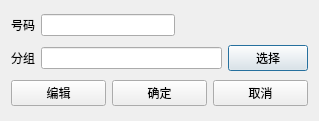
<?xml version="1.0" encoding="UTF-8"?>
<ui version="4.0">
 <class>TelephoneInfoDialog</class>
 <widget class="QDialog" name="TelephoneInfoDialog">
  <property name="geometry">
   <rect>
    <x>0</x>
    <y>0</y>
    <width>319</width>
    <height>121</height>
   </rect>
  </property>
  <property name="windowTitle">
   <string>电话详情</string>
  </property>
  <layout class="QHBoxLayout" name="horizontalLayout_4">
   <item>
    <layout class="QVBoxLayout" name="verticalLayout">
     <item>
      <layout class="QHBoxLayout" name="horizontalLayout">
       <item>
        <widget class="QLabel" name="label">
         <property name="text">
          <string>号码</string>
         </property>
        </widget>
       </item>
       <item>
        <widget class="QLineEdit" name="telLineEdit"/>
       </item>
       <item>
        <spacer name="horizontalSpacer">
         <property name="orientation">
          <enum>Qt::Horizontal</enum>
         </property>
         <property name="sizeHint" stdset="0">
          <size>
           <width>40</width>
           <height>20</height>
          </size>
         </property>
        </spacer>
       </item>
      </layout>
     </item>
     <item>
      <layout class="QHBoxLayout" name="horizontalLayout_2">
       <item>
        <widget class="QLabel" name="label_2">
         <property name="text">
          <string>分组</string>
         </property>
        </widget>
       </item>
       <item>
        <widget class="QLineEdit" name="groupLineEdit"/>
       </item>
       <item>
        <widget class="QPushButton" name="pushButton">
         <property name="text">
          <string>选择</string>
         </property>
        </widget>
       </item>
      </layout>
     </item>
     <item>
      <layout class="QHBoxLayout" name="horizontalLayout_3">
       <item>
        <widget class="QPushButton" name="pushButton_2">
         <property name="text">
          <string>编辑</string>
         </property>
        </widget>
       </item>
       <item>
        <widget class="QPushButton" name="pushButton_3">
         <property name="text">
          <string>确定</string>
         </property>
        </widget>
       </item>
       <item>
        <widget class="QPushButton" name="pushButton_4">
         <property name="text">
          <string>取消</string>
         </property>
        </widget>
       </item>
      </layout>
     </item>
    </layout>
   </item>
  </layout>
 </widget>
 <resources/>
 <connections/>
</ui>
